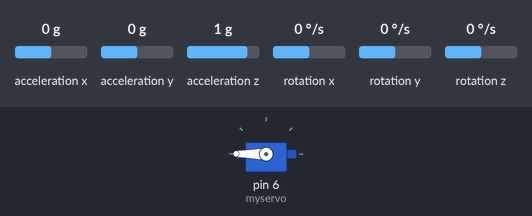
This sketch was run on a simulated Arduino Uno, built with avr-gcc and run on an emulated ATmega328P. On the bench: servo. Wiring (inferred from the names in the program): MPU-6050 motion sensor at I2C address 0x68. Inputs (shaded band) come from the test bench; at power-on: acceleration x 0 g, acceleration y 0 g, acceleration z 1 g, rotation x 0 °/s, rotation y 0 °/s, rotation z 0 °/s.

Above: at 1.2 s.
1.3 s: acceleration x set to 0.1 g
At 2.5 s:
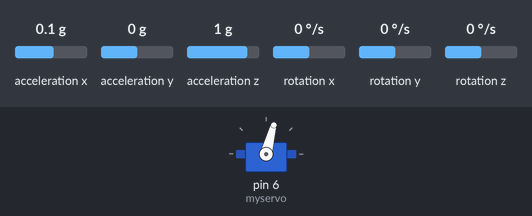
2.8 s: acceleration y set to -1.4 g
At 3.8 s:
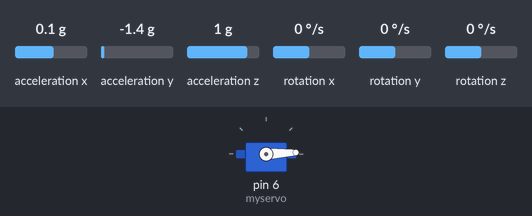
4.3 s: acceleration x set to 0.8 g
At 5.0 s:
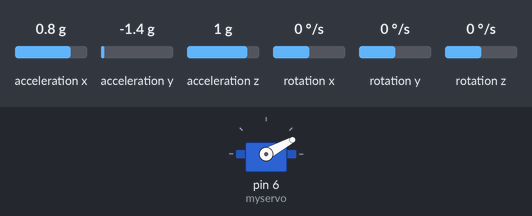
5.8 s: acceleration y set to -0.8 g
At 6.1 s:
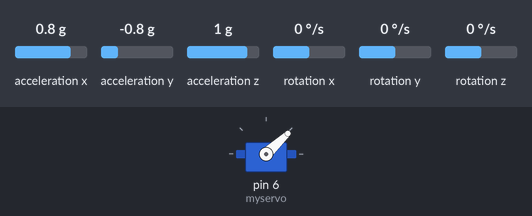
7.3 s: acceleration y set to 1.4 g
At 8.4 s:
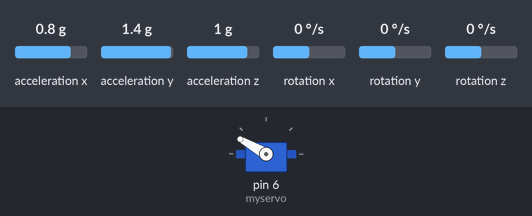
8.8 s: acceleration x set to -1.4 g
At 9.6 s:
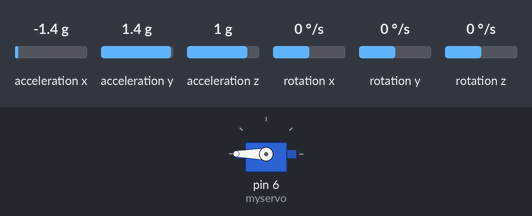
Timing chart, 0 to 11.3 s (numbered marks = the images above; inputs shaded):
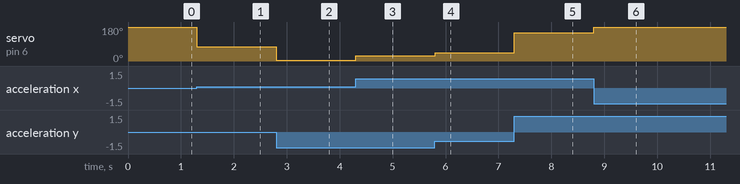

Measured:
- the behaviour switches between 0 and 0.1 g on acceleration x (found by bisection; images 0 and 1)
- after the input at 1.3 s, servo on pin 6 (myservo): 180° → 75° at once
- after the input at 2.8 s, servo on pin 6 (myservo): 75° → 3° at once
- after the input at 4.3 s, servo on pin 6 (myservo): 3° → 28° at once
- after the input at 5.8 s, servo on pin 6 (myservo): 28° → 43° at once
- after the input at 7.3 s, servo on pin 6 (myservo): 43° → 150° at once
- after the input at 8.8 s, servo on pin 6 (myservo): 150° → 180° at once

The sketch:

gyroscope.ino
```cpp
//Written by Ahmet Burkay KIRNIK
//Measurement of Angle with MPU-6050(GY-521)

#include<Wire.h>
#include <Servo.h>

const int MPU_addr=0x68;
int16_t AcX,AcY,AcZ,Tmp,GyX,GyY,GyZ;

int minVal=265;
int maxVal=402;

double x;
double y;
double z;
double servoangle;

Servo myservo;

void setup(){
  Wire.begin();
  Wire.beginTransmission(MPU_addr);
  Wire.write(0x6B);
  Wire.write(0);
  Wire.endTransmission(true);
  Serial.begin(9600);
  myservo.attach(6);
}

void loop(){
  Wire.beginTransmission(MPU_addr);
  Wire.write(0x3B);
  Wire.endTransmission(false);
  Wire.requestFrom(MPU_addr,14,true);
  AcX=Wire.read()<<8|Wire.read();
  AcY=Wire.read()<<8|Wire.read();
  AcZ=Wire.read()<<8|Wire.read();
  int xAng = map(AcX,minVal,maxVal,-90,90);
  int yAng = map(AcY,minVal,maxVal,-90,90);
  int zAng = map(AcZ,minVal,maxVal,-90,90);

  x= RAD_TO_DEG * (atan2(-yAng, -zAng)+PI);
  y= RAD_TO_DEG * (atan2(-xAng, -zAng)+PI);
  z= RAD_TO_DEG * (atan2(-yAng, -xAng)+PI);

//  Serial.print("AngleX= "); Serial.println(x);
//  Serial.print("AngleY= "); Serial.println(y);
//  Serial.print("AngleZ= "); Serial.println(z);
//  Serial.println("-----------------------------------------");

  servoangle=z+90;
  if (servoangle>360) {
    servoangle=servoangle-360;
  }
  myservo.write(servoangle);

//  delay(400);
}
```
